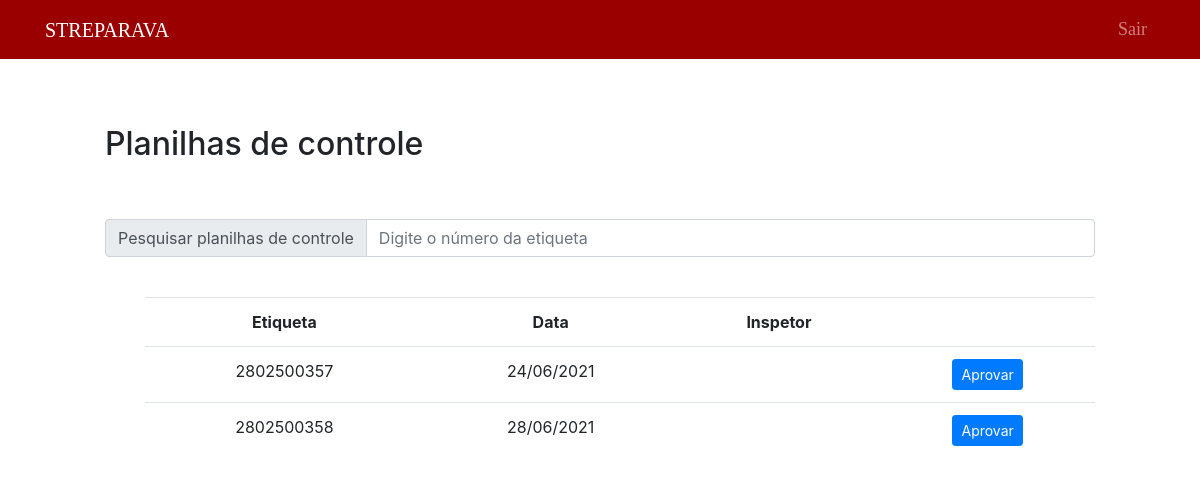
The app's page /public/aprovacao35/aprovar35.php (signed in) with its own data.
### tables this page shows
CREATE TABLE `g35` (
  `etiqueta` bigint(50) NOT NULL,
  `codigo` bigint(20) NOT NULL,
  `operador` varchar(200) NOT NULL,
  `operador2` varchar(100) NOT NULL,
  `operador3` varchar(100) NOT NULL,
  `esmagamento_dir` varchar(5) NOT NULL,
  `montagem_dir` varchar(5) NOT NULL,
  `esmagamento_esq` varchar(5) NOT NULL,
  `montagem_esq` varchar(5) NOT NULL,
  `oscilacao_esq` float NOT NULL,
  `oscilacao_dir` float NOT NULL,
  `operacao1` varchar(100) NOT NULL,
  `operacao1op` varchar(100) DEFAULT NULL,
  `operacao2` varchar(100) NOT NULL,
  `operacao2op` varchar(100) DEFAULT NULL,
  `operacao3` varchar(100) NOT NULL,
  `operacao3op` varchar(100) DEFAULT NULL,
  `travessa` varchar(50) NOT NULL,
  `data` date NOT NULL,
  `observacoes` text NOT NULL,
  `inspetor` varchar(100) NOT NULL
);

### public/aprovacao35/aprovar35NoSearch.php (the view, shortened to what this page needs)
<?php
    include("../../data/connection.php");
    $sql = "SELECT *, DATE_FORMAT(data,'%d/%m/%Y') as datas FROM g35";
    $dadosPDCa = $connection -> query($sql);
    if($dadosPDCa -> num_rows > 0)
    {
    ?>
    <div style="margin-left: 100px; margin-right: 100px;">
        <br>
        <table class="table" style="text-align: center;">
            <tr>
                <th>Etiqueta</th>
                <th>Data</th>
                <th>Inspetor</th>
                <th></th>
            </tr>
            <?php
                while($exibir = $dadosPDCa -> fetch_assoc())
                {
                ?>
                    <tr>
                        <td><?php echo $exibir["etiqueta"] ?></td>
                        <td><?php echo $exibir["datas"] ?></td>
                        <td><?php echo $exibir["inspetor"] ?></td>
                        <td>
                            <button type="button" class="btn btn-primary btn-sm">
                                <a href="editAprovar35.php?etiqueta=<?php echo $exibir["etiqueta"]?>" style="text-decoration: none; color: white">Aprovar</a>
                            </button>
                        </td>
                    </tr>
                <?php
                    }
                ?>
        </table>
    </div>
<?php
    }
    else
    {?>
        <div style="margin-left: 100px; margin-right: 100px;">
        <?php
        echo "Nenhum registro encontrado.";
    }
?>

### public/Styles/main.css (style rules this page uses)
body { padding: 5px; }

### records on screen
g35: etiqueta "2802500357", datas "24/06/2021"
g35: etiqueta "2802500358", datas "28/06/2021"
